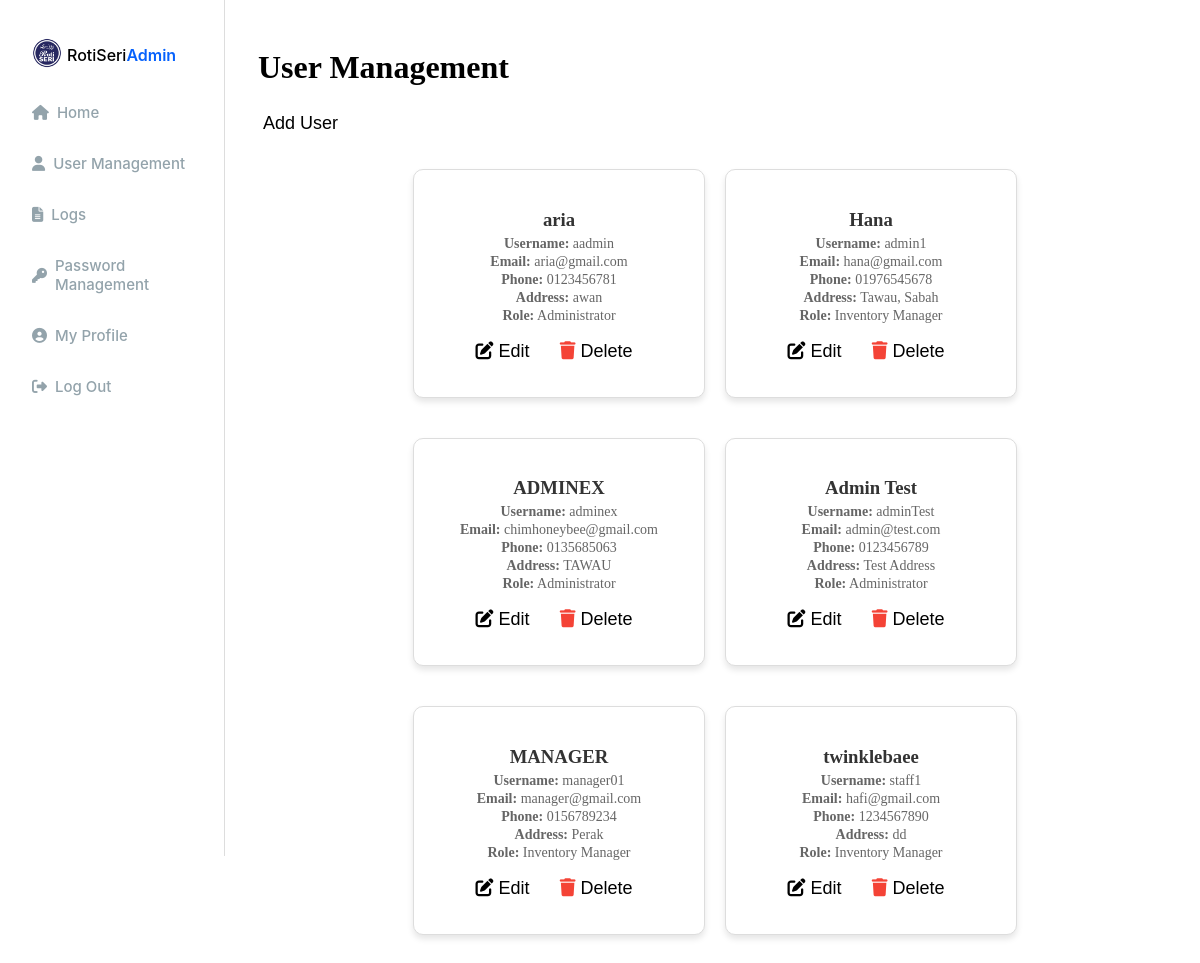
/admin_usermanagement.php (signed in), run on the app's committed database.
### tables this page shows
CREATE TABLE `users` (
  `userID` varchar(50) NOT NULL,
  `username` varchar(100) NOT NULL,
  `fullName` varchar(255) NOT NULL,
  `email` varchar(255) NOT NULL,
  `phoneNumber` varchar(20) NOT NULL,
  `address` text NOT NULL,
  `password` varchar(255) NOT NULL,
  `role` enum('Administrator','Inventory Manager','Bakery Staff') NOT NULL,
  `created_at` timestamp NOT NULL DEFAULT current_timestamp()
);

### admin_usermanagement.php (the view, shortened to what this page needs)
<?php
include 'db_connection.php';
$sql_users = "SELECT userID, fullName, username, email, phoneNumber, address, role FROM users";
$result_users = $conn->query($sql_users);
?>
<!DOCTYPE html>
<html lang="en">
<head>
    <link rel="stylesheet" href="admin_dashboard.css">
    <link rel="stylesheet" href="sidebar.css">
    <link rel="stylesheet" href="admin_usermanagement.css">
    <link rel="stylesheet" href="https://cdnjs.cloudflare.com/ajax/libs/font-awesome/6.5.1/css/all.min.css">
</head>
<body>
    <div class="sidebar-container">
        <div class="header-section">
            <div class="company-logo">
                <img src="image/icon/logo.png" class="logo-icon" alt="Company Logo">
                <div class="company-text">
                    <span class="company-name">RotiSeri</span>
                    <span class="company-name2">Admin</span>
                </div>
            </div>
            <nav class="nav-container">
                <a href="admin_dashboard.php" class="nav-item">
                    <i class="fas fa-home"></i>
                    <div class="nav-text">Home</div>
                </a>
                <a href="admin_usermanagement.php" class="nav-item active">
                    <i class="fa fa-user"></i>
                    <div class="nav-text">User Management</div>
                </a>
                <a href="logs.php" class="nav-item">
                    <i class="fas fa-file-alt"></i>
                    <div class="nav-text">Logs</div>
                </a>
                <a href="admin_passmanagement.php" class="nav-item">
                    <i class="fas fa-key"></i>
                    <div class="nav-text">Password Management</div>
                </a>
                <a href="profile.php" class="nav-item">
                    <i class="fas fa-user-circle"></i>
                    <div class="nav-text">My Profile</div>
                </a>
                <a href="logout.php" class="nav-item">
                    <i class="fas fa-sign-out-alt"></i>
                    <div class="nav-text">Log Out</div>
                </a>
            </nav>
        </div>
    </div>
    <div class="main-content">
        <div class="dashboard-header">
            <h1>User Management</h1>
        </div>
        <div class="user-actions">
            <button id="addUserBtn">Add User</button>
        </div>
<div class="user-container" id="userCardsContainer">
    <?php while ($row = $result_users->fetch_assoc()) { ?>
        <div class="user-card">
            <div class="user-info">
                <h3><?php echo htmlspecialchars($row['fullName']); ?></h3>
                <p><strong>Username:</strong> <?php echo htmlspecialchars($row['username']); ?></p>
                <p><strong>Email:</strong> <?php echo htmlspecialchars($row['email']); ?></p>
                <p><strong>Phone:</strong> <?php echo htmlspecialchars($row['phoneNumber']); ?></p>
                <p><strong>Address:</strong> <?php echo htmlspecialchars($row['address']); ?></p>
                <p><strong>Role:</strong> <?php echo htmlspecialchars($row['role']); ?></p>
            </div>
            <div class="user-actions">
                <button class="edit-btn" data-id="<?php echo $row['userID']; ?>" title="Edit User">
                    <i class="fas fa-edit"></i> Edit
                </button>
                <button class="delete-btn" data-id="<?php echo $row['userID']; ?>" title="Delete User">
                    <i class="fas fa-trash"></i> Delete
                </button>
                    </div>
                </div>
            <?php } ?>
        </div>
    </div>
</body>
</html>

### admin_dashboard.css (style rules this page uses)
.main-content { margin-left: 230px; padding: 20px; z-index: 1; }
.dashboard-header { margin-bottom: 20px; }
.user-actions { margin-bottom: 10px; }
.user-actions button { padding: 10px 20px; background-color: #ffffff; color: rgb(0, 0, 0); border: 2px solid #93A3AB; margin-right: 10px; cursor: pointer; font-size: 14px; border-radius: 8px; }
.user-card { background: #fff; border: 1px solid #ddd; padding: 20px; border-radius: 8px; width: calc(25% - 15px); box-shadow: 0 2px 4px rgba(0, 0, 0, 0.1); position: relative; margin-bottom: 20px; }

### sidebar.css (style rules this page uses)
.sidebar-container { justify-content: space-between; background: var(--Main-White, #fff); display: flex; flex-grow: 1; flex-direction: column; width: 160px; height: 100vh; position: fixed; left: 0; top: 0; border-right: 1px solid #ddd; padding: 28px 32px; flex-shrink: 0; z-index: 0; }
.header-section { display: flex; flex-direction: column; width: 100%; justify-content: start; }
.company-logo { display: flex; width: 180px; max-width: 100%; align-items: center; gap: 5px; justify-content: start; padding-top: 10px; }
.logo-icon { width: 30px; height: 30px; object-fit: contain; }
.company-text { display: flex; flex-direction: row; }
.company-name { font: 500 15px 'Inter', sans-serif; font-size: medium; padding-top: 3px; }
.company-name2 { font: 600 15px 'Inter', sans-serif; font-size: medium; color: rgba(5, 97, 252, 1); padding-top: 3px; }
.nav-container { display: flex; margin-top: 35px; flex-direction: column; color: rgba(147, 163, 171, 1); font: 500 15px 'Inter', sans-serif; }
.nav-item { display: flex; align-items: center; gap: 8px; margin-top: 32px; cursor: pointer; color: #93A3AB; text-decoration: none; }
.nav-item:first-child { margin-top: 0; }

### admin_usermanagement.css (style rules this page uses)
.user-container { display: flex; flex-wrap: wrap; gap: 20px; justify-content: center; padding: 20px; }
.user-card { background: #fff; padding: 20px; width: 250px; border-radius: 10px; box-shadow: 0px 4px 6px rgba(0, 0, 0, 0.1); display: flex; flex-direction: column; align-items: center; text-align: center; }
.user-info h3 { color: #333; margin-bottom: 5px; }
.user-info p { color: #666; font-size: 14px; margin: 2px 0; }
.user-actions { display: flex; gap: 10px; margin-top: 10px; }
.user-actions button { background: none; border: none; cursor: pointer; font-size: 18px; padding: 5px; transition: 0.3s ease; }
.user-actions .delete-btn i { color: #F44336; }

### data on the page
users: fullName "aria", username "aadmin", email "aria@gmail.com", phoneNumber "0123456781", address "awan", role "Administrator"
users: fullName "Hana", username "admin1", email "hana@gmail.com", phoneNumber "01976545678", address "Tawau, Sabah", role "Inventory Manager"
users: fullName "ADMINEX", username "adminex", email "chimhoneybee@gmail.com", phoneNumber "0135685063", address "TAWAU", role "Administrator"
users: fullName "Admin Test", username "adminTest", email "admin@test.com", phoneNumber "0123456789", address "Test Address", role "Administrator"
users: fullName "MANAGER", username "manager01", email "manager@gmail.com", phoneNumber "0156789234", address "Perak", role "Inventory Manager"
users: fullName "twinklebaee", username "staff1", email "hafi@gmail.com", phoneNumber "1234567890", address "dd", role "Inventory Manager"
